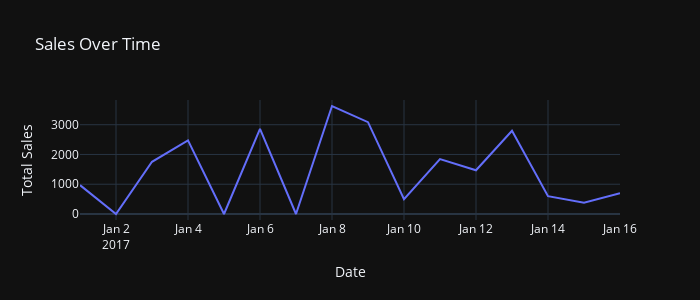

Write notebook code for a chart like this one.
### Code cell
daily_sales_chart = go.Figure()

daily_sales_chart.add_trace(
    go.Scatter(
        x=dailySales["order_date"],
        y=dailySales["sales"],
        mode="lines",
        name="Sales Over Time",
    )
)

daily_sales_chart.update_layout(
    title="Sales Over Time",
    xaxis_title="Date",
    yaxis_title="Total Sales",
    width=700,
    height=300,
    template="plotly_dark",
)

daily_sales_chart.show()

### Figure 1 — Plotly figure (JSON) as saved in the notebook; plotly's stock layout.template omitted (floating-point values rounded to 4 significant figures)
{"data": [{"mode": "lines", "name": "Sales Over Time", "type": "scatter", "x": ["2017-01-01", "2017-01-02", "2017-01-03", "2017-01-04", "2017-01-05", "2017-01-06", "2017-01-07", "2017-01-08", "2017-01-09", "2017-01-10", "2017-01-11", "2017-01-12", "2017-01-13", "2017-01-14", "2017-01-15", "2017-01-16"], "y": [970, 0, 1755, 2475, 0, 2860, 0, 3629, 3085, 500, 1845, 1470, 2796, 600, 380, 700]}], "layout": {"height": 300, "title": {"text": "Sales Over Time"}, "width": 700, "xaxis": {"title": {"text": "Date"}}, "yaxis": {"title": {"text": "Total Sales"}}}}
